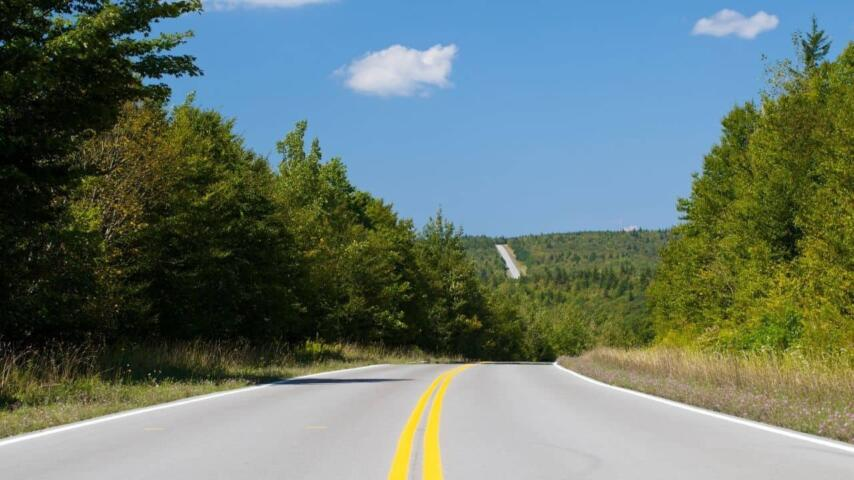
#> input picture find-lanes/test_lane_01.jpeg, 854 x 480 px
$ python lanes.py
#> lines starting #> are read from the running program, lines starting #| are printed output that depends on the picture
# lanes = carriles
# 18:30

import cv2
import numpy

image = cv2.imread("test_lane_01.jpeg")
#> image is the input picture: shape (480, 854, 3); mean B, G, R 111, 119.6, 103.1

lane_image = numpy.copy(image)

gray = cv2.cvtColor(lane_image, cv2.COLOR_RGB2GRAY)
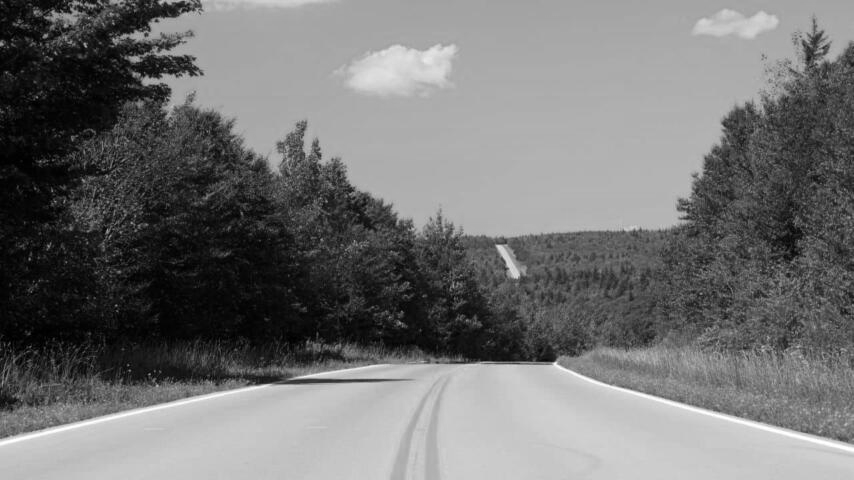
#> gray: shape (480, 854); min 0, max 255, mean 115.2
blur = cv2.GaussianBlur(gray, (5, 5), 0) #(image, (kernelSize), deviation)

cv2.imshow('image', blur)
cv2.waitKey(0)
